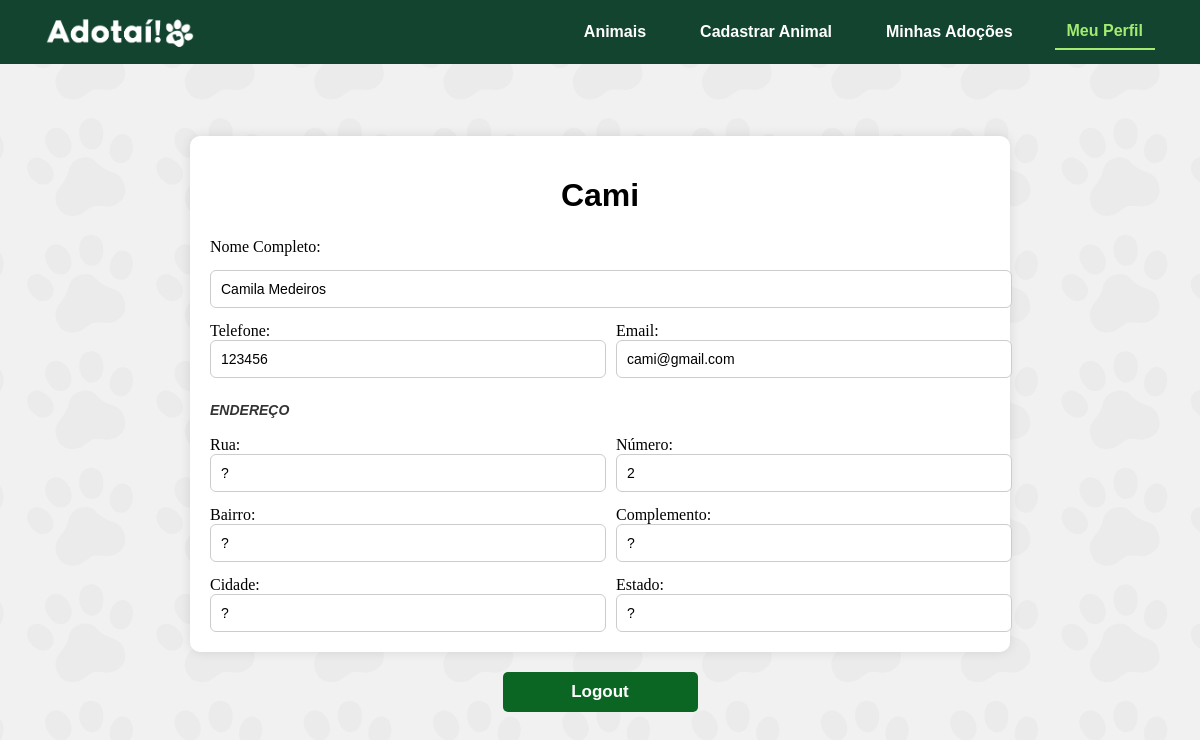
The app's page /usuario/perfil (signed in) with its own data.
### models/usuario.py (models this page shows, shortened)
class Usuario(Base, UserMixin):
    __tablename__ = "usuarios"
    id: Mapped[int] = mapped_column(Integer, primary_key=True)
    nome: Mapped[str] = mapped_column(String(40), nullable=False)
    nome_completo: Mapped[str] = mapped_column(String(320), nullable=False)
    telefone: Mapped[str] = mapped_column(String(15), nullable=False)
    email: Mapped[str] = mapped_column(String(320), unique=True, nullable=False)
    senha: Mapped[str] = mapped_column(String(100), nullable=False)
    rua: Mapped[str] = mapped_column(String(40), nullable=False)
    bairro: Mapped[str] = mapped_column(String(40), nullable=False)
    cidade: Mapped[str] = mapped_column(String(40), nullable=False)
    numero: Mapped[str] = mapped_column(String(15), nullable=False)
    complemento: Mapped[str] = mapped_column(String(320), nullable=False)
    estado: Mapped[str] = mapped_column(String(40), nullable=False)

### controllers/usuario_controller.py (the view)
@usuario_bp.route("/perfil")
@login_required
def perfil():
    return render_template("perfil.html", usuario=current_user)

### controllers/autenticacao_controller.py (called while the page is built)
@login_manager.user_loader
def load_user(user_id):
    with Sessao_base() as sessao:
        return sessao.get(Usuario, int(user_id))

### templates/perfil.html (shortened to what this page needs)
{% extends 'base.html' %}
{% block extra_css %}
<link rel="stylesheet" href="{{ url_for('static', filename='perfil.css') }}">
{% endblock %}
{% block conteudo %}
<div class="container">
    <div class="container2">
        <form class="perfil-form">
            <h1>{{ usuario.nome }}</h1>
            Nome Completo:<input type="text" value="{{ usuario.nome_completo }}">
            <div class="linha">
                <div>
                    Telefone:<input type="text" value="{{ usuario.telefone }}">
                </div>
                <div>
                    Email:<input type="text" value="{{ usuario.email }}">
                </div>
            </div>
            <p><b>ENDEREÇO</b></p>
            <div class="linha">
                <div>
                    Rua:<input type="text" value="{{ usuario.rua }}">
                </div>
                <div>
                    Número:<input type="text" value="{{ usuario.numero }}">
                </div>
            </div>
            <div class="linha">
                <div>
                    Bairro:<input type="text" value="{{ usuario.bairro }}">
                </div>
                <div>
                    Complemento:<input type="text" value="{{ usuario.complemento }}">
                </div>
            </div>
            <div class="linha">
                <div>
                    Cidade:<input type="text" value="{{ usuario.cidade }}">
                </div>
                <div>
                    Estado:<input type="text" value="{{ usuario.estado }}">
                </div>
            </div>
        </form>
        <div class="botoes">
            <form action="{{ url_for('auth.logout') }}" method="POST">
                <button type="submit">Logout</button>
            </form>
        </div>
    </div>
</div>
{% endblock %}

### static/menu.css (style rules this page uses)
h1, h2, h3, p, a { font-family:'Gill Sans', 'Gill Sans MT', Calibri, 'Trebuchet MS', sans-serif; }

### static/padrao.css (style rules this page uses)
body { margin: 0; min-height: 100vh; position: relative; }
body::before { content: ""; position: fixed; inset: 0; background-image: url("../static/img/fundo.svg"); background-repeat: no-repeat; background-position: center; background-size: cover; background-attachment: fixed; opacity: 0.4; z-index: -1; }
body { background-color: #f1f1f1; }
.container { display: flex; justify-content: center; width: 100%; height: 90vh; flex-direction: column; }
.container2 { display: flex; justify-content: center; align-content: center; justify-self: center; align-self: center; width: 100%; height: fit-content; gap: 5%; }
.container2 form { display: flex; flex-direction: column; justify-content: center; background: #fff; border-radius: 10px; width: 50%; height: fit-content; box-shadow: 0 0 12px rgba(0,0,0,0.1); gap: 8px; padding: 15px; }
.container2 form h1 { text-align: center; color: black; }
.container2 form input { border-radius: 6px; border: 1px solid #ccc; padding: 7px; }
.linha { display: flex; justify-content: space-between; align-items: center; gap: 10px; }
.linha input { display: inline-block; width: 100%; flex: 1; }
p { font-style: italic; }

### static/padrao2.css (style rules this page uses)
body { margin: 0; min-height: 100vh; position: relative; }
body::before { content: ""; position: fixed; inset: 0; background-image: url("../static/img/fundo.svg"); background-repeat: no-repeat; background-position: center; background-size: cover; background-attachment: fixed; opacity: 0.4; z-index: -1; }
body { background-color: #f1f1f1; }
.container { display: flex; justify-content: flex-start; width: 100%; height: 90vh; flex-direction: column; }
.container h1 { text-align: center; color: #021d09; font-family:'Trebuchet MS', 'Lucida Sans Unicode', 'Lucida Grande', 'Lucida Sans', Arial, sans-serif; font-weight: bold; }

### static/perfil.css (style rules this page uses)
body { margin: 0; min-height: 100vh; position: relative; overflow-x: hidden; }
body::before { content: ""; position: fixed; inset: 0; background-image: url("../static/img/fundo.svg"); background-repeat: no-repeat; background-position: center; background-size: cover; opacity: 0.4; z-index: -1; }
body { background-color: #f1f1f1; }
.container { display: flex; justify-content: center; align-items: center; width: 100%; min-height: calc(100vh - 80px); flex-direction: column; }
.container2 { display: flex; flex-direction: column; align-items: center; gap: 20px; }
.container2 .perfil-form { display: flex; flex-direction: column; background: #fff; border-radius: 10px; width: 65%; max-width: 900px; box-shadow: 0 0 12px rgba(0,0,0,0.1); gap: 14px; padding: 20px; }
.container2 .perfil-form h1 { text-align: center; color: black; margin-bottom: 10px; font-family:'Trebuchet MS', 'Lucida Sans Unicode', 'Lucida Grande', 'Lucida Sans', Arial, sans-serif; }
.perfil-form p { margin: 10px 0 4px; font-weight: 600; font-size: 14px; color: #333; }
.container2 .perfil-form input { width: 100%; border-radius: 6px; border: 1px solid #ccc; padding: 10px; font-size: 14px; }
.linha { display: grid; grid-template-columns: 1fr 1fr; gap: 32px; }
.botoes { display: flex; justify-content: center; }
.botoes form { all: unset; }
.botoes button { background-color: #0B6623; color: white; font-weight: bold; border: none; cursor: pointer; width: 195px; border-radius: 5px; padding: 10px; font-size: 17px; }

### records on screen
Usuario: nome "Cami", nome_completo "Camila Medeiros", telefone "123456", email "cami@gmail.com", rua "?", numero "2", bairro "?", complemento "?", cidade "?", estado "?"
